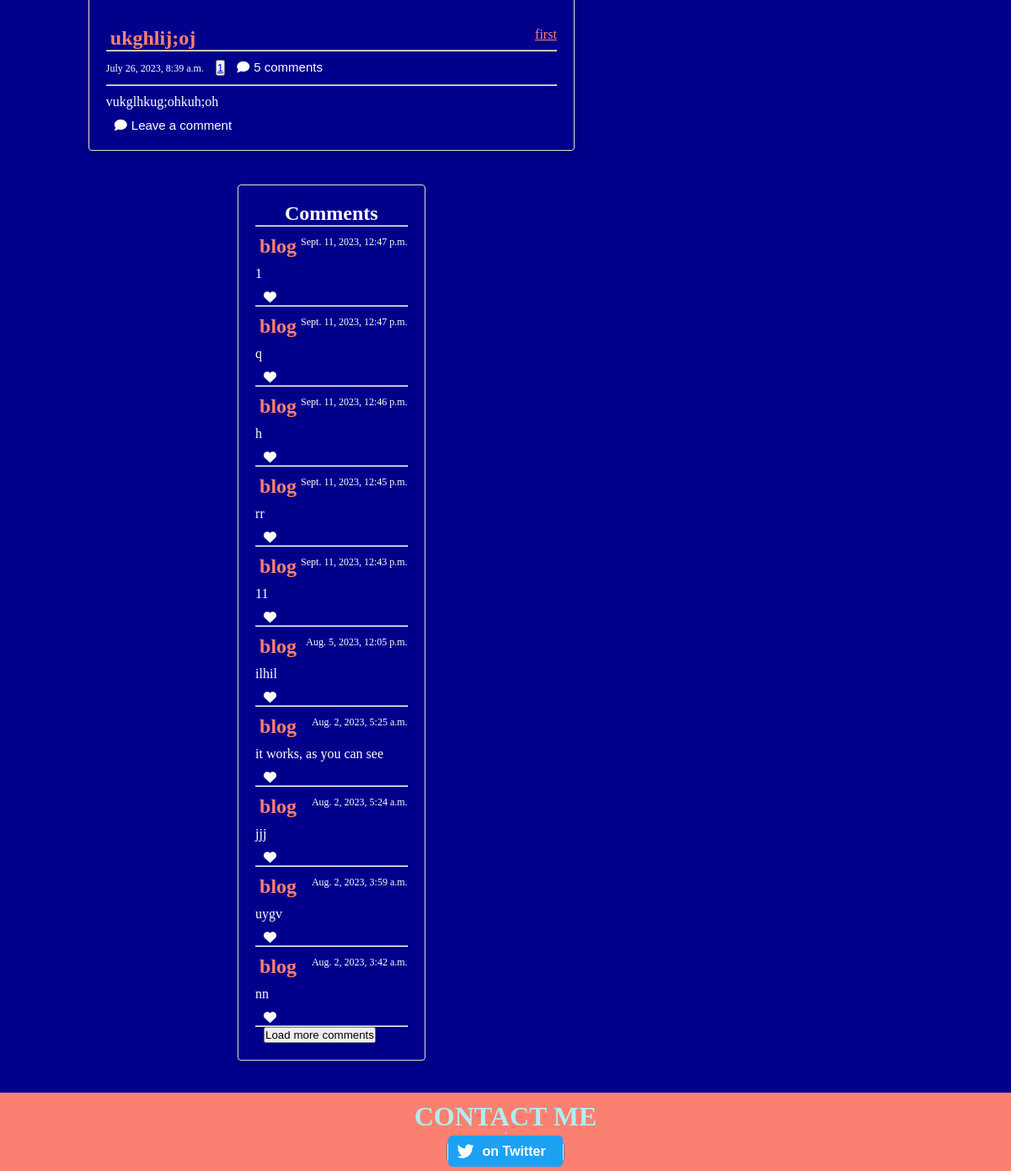
/ukghlijoj/ (lower part), run on an earlier commit of the app's database.
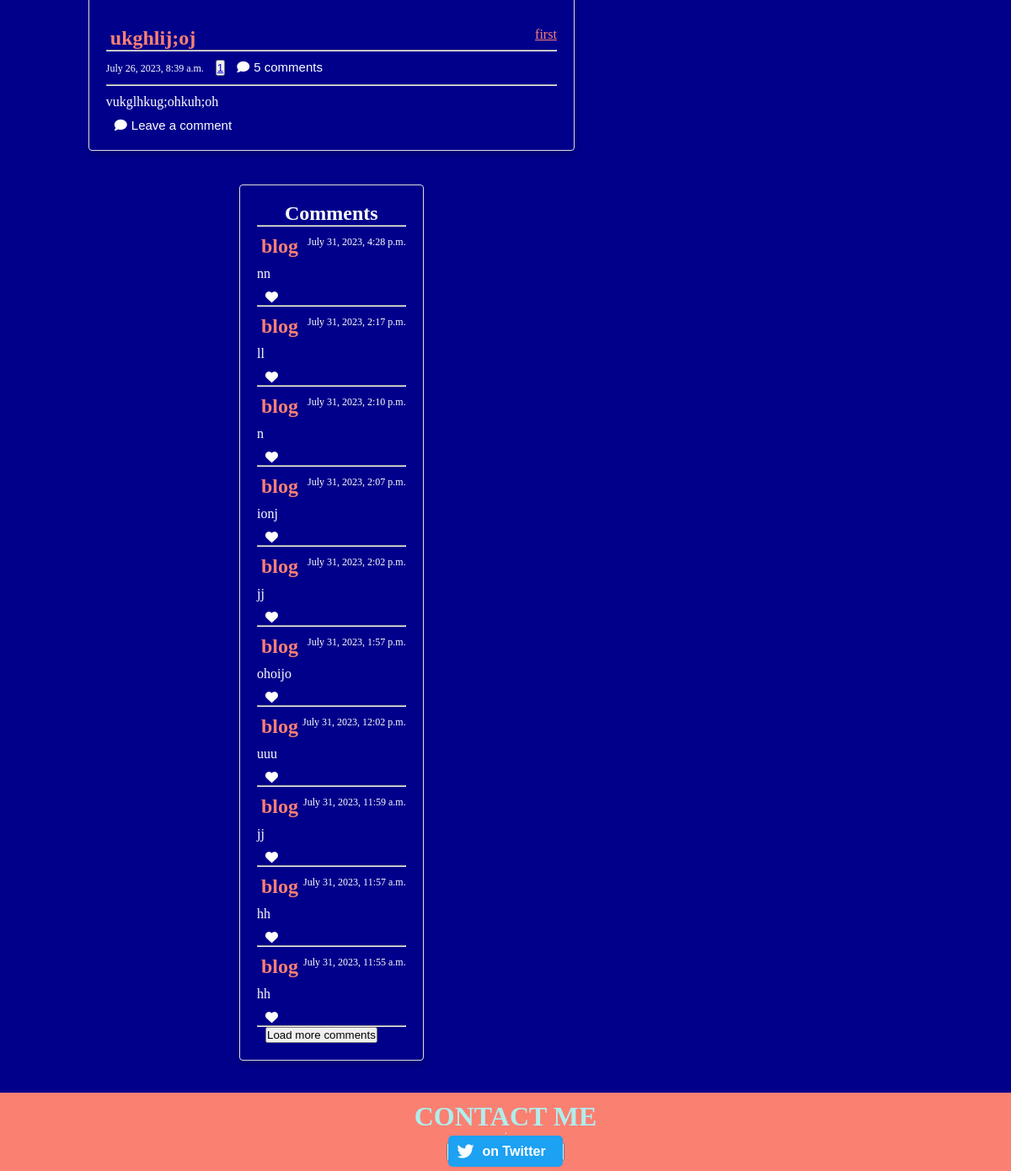
And on a later commit of the database.
### article/models.py (models this page shows, shortened)
class Comment(models.Model):
    post = models.ForeignKey(Post, related_name='comments', on_delete=models.CASCADE)
    user = models.ForeignKey(User, on_delete=models.CASCADE)
    comment = models.TextField()
    date_posted = models.DateTimeField(auto_now_add=True)
    likes = models.ManyToManyField(User, related_name="comment_likes", blank=True)
    edited_comment = models.TextField(blank=True, null=True)
    is_edited = models.BooleanField(default=False)

### article/views.py (the view)
# urls.py: path('<slug>/', views.detail, name='detail'),
def detail(request, slug):
    user_authenticated = request.user.is_authenticated
    post = get_object_or_404(Post, slug=slug)
    category = post.category
    related_articles = Post.objects.filter(category=category).exclude(id=post.id).order_by('-date')[:5]
    if related_articles.count() < 5:
        show_all = False
    else:
        show_all = True
    comments = post.comments.order_by('-date_posted')
    batch_size = 10  # Set the number of comments to load per batch
    total_comments = comments.count()
    offset = int(request.GET.get('offset', 0))
    if total_comments > batch_size + offset:
        show_load_more = True
        comments = comments[offset: offset + batch_size]
    else:
        show_load_more = False
        comments = comments[offset:]
    context = {
        'user_authenticated': user_authenticated,
        'post': post,
        'related_articles': related_articles,
        'show_all': show_all,
        'comments': enumerate(comments),
        'show_load_more': show_load_more,
        'batch_size': batch_size,
        'total_comments': total_comments,
    }
    return render(request, 'article/read.html', context=context)

### article/models.py (called while the page is built)
    def __str__(self):
        return self.name

    def get_absolute_url(self):
        return reverse('article:detail', kwargs={'slug': self.slug})

### article/templates/article/read.html (shortened to what the changed rows need)
{% extends 'article/base.html' %}
{% load static %}
{% block css %}
        {{ block.super }}
    <link rel="stylesheet" href="{% static 'read.css' %}">
{% endblock %}
{% block body %}
    <div id="read-container">
        <div id="article">
            <div id="card-container">
                <div class="card">
                    <div class="card-content">
                        <div id="card-top">
                            <h2>{{post.title}}</h2> <span id="category"><a href="{% url 'article:category' post.category %}">{{post.category}}</a></span>
                        </div>
                    </div>
                </div>
                <div class="card comment-card">
                    <div class="header">
                        <h2>Comments</h2>
                    </div>
                  <div id="comments-section">
                    {% for i, comment in comments %}
                      <div class="comment {% if i >= batch_size %}hidden{% endif %}">
                        <div class="comment-header">
                          <h3>{{ comment.user }}</h3>
                          <span class="timestamp">{{ comment.date_posted }}</span>
                        </div>
                        <div class="comment-body">
                          <p>{{ comment.comment }}</p>
                        </div>
                        <div class="comment-footer">
                          <button class="like-button"
                          data-href="{% url 'article:comment-like-api' pk=comment.id %}"
                          data-comment-id="{{ comment.id }}">
                            {% if user.is_authenticated %}
                                {% if user in comment.likes.all %}
                                    <i class="fas fa-heart liked like-icon"></i>
                                    <span class="like-count like-icon" style="color: salmon;">{{ comment.likes.count }}</span>
                                {% else %}
                                    <i class="fas fa-heart like-icon"></i>
                                    <span class="like-count" style="color: white;">{{ comment.likes.count }}</span>
                                {% endif %}
                            {% else %}
                                <i class="fas fa-heart like-icon"></i>
                            {% endif %}
                        </button>
                        </div>
                        <hr>
                      </div>
                    {% endfor %}
                  </div>
                  </div>
        </div>
        </div>
    </div>
{% endblock %}

What changed in the data, as far as the page shows it:
removed Comment: user "blog", date_posted "Sept. 11, 2023, 12:47 p.m.", comment "1"
removed Comment: user "blog", date_posted "Sept. 11, 2023, 12:47 p.m.", comment "q"
removed Comment: user "blog", date_posted "Sept. 11, 2023, 12:46 p.m.", comment "h"
removed Comment: user "blog", date_posted "Sept. 11, 2023, 12:45 p.m.", comment "rr"
removed Comment: user "blog", date_posted "Sept. 11, 2023, 12:43 p.m.", comment "11"
removed Comment: user "blog", date_posted "Aug. 5, 2023, 12:05 p.m.", comment "ilhil"
removed Comment: user "blog", date_posted "Aug. 2, 2023, 5:25 a.m.", comment "it works, as you can see"
removed Comment: user "blog", date_posted "Aug. 2, 2023, 5:24 a.m.", comment "jjj"
removed Comment: user "blog", date_posted "Aug. 2, 2023, 3:59 a.m.", comment "uygv"
removed Comment: user "blog", date_posted "Aug. 2, 2023, 3:42 a.m.", comment "nn"
now on this page (row unchanged): Comment: user "blog", date_posted "July 31, 2023, 4:28 p.m.", comment "nn"
now on this page (row unchanged): Comment: user "blog", date_posted "July 31, 2023, 2:17 p.m.", comment "ll"
now on this page (row unchanged): Comment: user "blog", date_posted "July 31, 2023, 2:10 p.m.", comment "n"
now on this page (row unchanged): Comment: user "blog", date_posted "July 31, 2023, 2:07 p.m.", comment "ionj"
now on this page (row unchanged): Comment: user "blog", date_posted "July 31, 2023, 2:02 p.m.", comment "jj"
now on this page (row unchanged): Comment: user "blog", date_posted "July 31, 2023, 1:57 p.m.", comment "ohoijo"
now on this page (row unchanged): Comment: user "blog", date_posted "July 31, 2023, 12:02 p.m.", comment "uuu"
now on this page (row unchanged): Comment: user "blog", date_posted "July 31, 2023, 11:59 a.m.", comment "jj"
now on this page (row unchanged): Comment: user "blog", date_posted "July 31, 2023, 11:57 a.m.", comment "hh"
now on this page (row unchanged): Comment: user "blog", date_posted "July 31, 2023, 11:55 a.m.", comment "hh"
